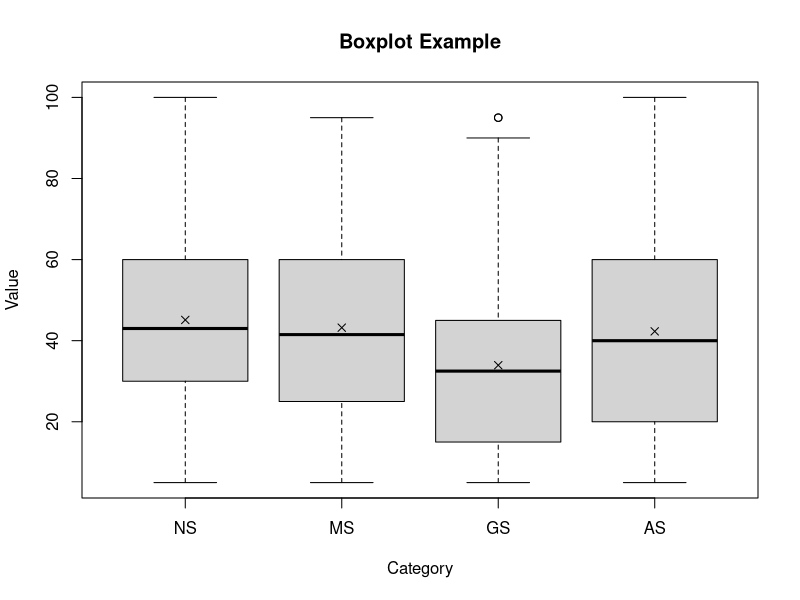
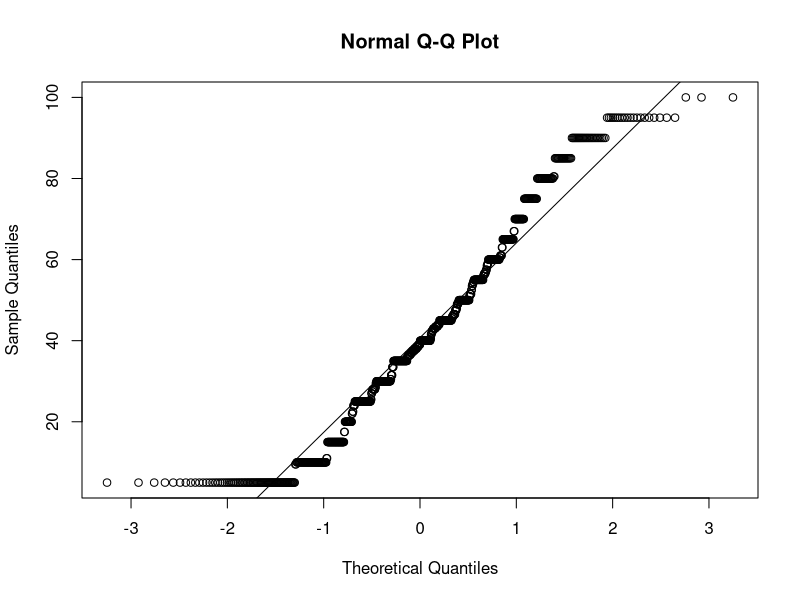

R code for these plots, in order: (Note: this script raises an error after producing the figures.)
## ---- chunk 1
# library
library(ggplot2)
library(dplyr)
library(broom)
library(tidyr)
library(stats)

coloring = c("#ffbd67", "#f6dbb8","#94d8e0","#537b7f")
fontsize = 14
dodge = .75
## ---- chunk 2
data=read.csv('csv/nasa_tlx.csv', sep=",")
condition_order <- c("NS", "MS", "GS", "AS")
param_order <- c("Mental", "Physical", "Temporal", "Performance", "Effort", "Frustration", "Overall")
df <- data %>%
  gather(key = "conditions", value = "scores", NS:AS) %>%
  mutate(conditions = factor(conditions, levels = condition_order)) %>%
  mutate(params = factor(params, levels = param_order))

# Assuming df is your data frame
summary_df <- df %>%
  filter(params == "Overall") %>%
  group_by(conditions) %>%
  summarise(min = min(scores),
            lq = quantile(scores, 0.25),
            hq = quantile(scores, 0.75),
            max = max(scores),
            mean = mean(scores),
            median = median(scores),
            sd = sd(scores))

# Print the summary
print(summary_df)

boxplot(scores ~ conditions, data = df, 
        main = "Boxplot Example",
        xlab = "Category",
        ylab = "Value")
# Calculate mean for each category
means <- aggregate(scores ~ conditions, data = df, mean)

# Add mean points
points(x = as.numeric(means$conditions), y = means$scores, pch = 4)
## ---- chunk 3
data=read.csv('csv/nasa_tlx.csv', sep=",")
condition_order <- c("NS", "MS", "GS", "AS")
df <- data %>%
  gather(key = "conditions", value = "scores", NS:AS) %>%
  mutate(conditions = factor(conditions, levels = condition_order))
result<-shapiro.test(df$scores)

print(paste("Test Statistic (W):", result$statistic, "p=", result$p.value))
print(if (result$p.value > 0.05) "The data follows a normal distribution." else "The data does not follow a normal distribution.")

qqnorm(df$scores)
qqline(df$scores)
## ---- chunk 4

stat.test <- df %>% 
  group_by(params) %>% 
  wilcox_test(scores~conditions, p.adjust.method = 'BH') %>%
  add_significance("p") %>%
  add_xy_position(x = "params")

bp <- ggbarplot(df, x = "params", y = "scores",
                fill = "conditions", palette = coloring,
                add = "mean_ci", add.params = list(group = "conditions"),
                position = position_dodge(1.15*dodge)) +
      theme_bw() +
      ylim(0, 100)

bp + stat_pvalue_manual(
  stat.test, x = "params",
  hide.ns = TRUE,
  label = "p = {p.adj}",
) +
  theme(axis.line = element_blank(),
        axis.title.x=element_blank(),
        axis.title.y=element_blank(),
        axis.text.x = element_text(color="black", size=fontsize),
        axis.text.y = element_text(color="black", size=fontsize),
        text = element_text(size=fontsize),
        strip.background = element_blank(),
        plot.background = element_blank(),
        plot.margin = unit(c(0.005, .025, 0, 0), "null"),
        panel.border = element_blank(),
        panel.spacing = unit(c(0, 0, 0, 0), "null"),
        legend.position="bottom",
        legend.direction = "horizontal",
        legend.justification = c("center", "top"),
        legend.title=element_blank(),
        legend.text=element_text(size=fontsize),
        legend.box.just = "right",
        legend.box.background = element_blank())

# saving the final figure
ggsave("out/rtlx.pdf", width = 12, height = 6, dpi = 1000)
## ---- chunk 5
# df <- df %>%
#   filter(params != "Overall")

stat.test <- df %>% 
  group_by(params) %>% 
  wilcox_test(scores~conditions, p.adjust.method = 'BH') %>%
  add_significance("p") %>%
  add_xy_position(x = "params")

bxp <- ggplot(df, aes(x = params, y = scores)) +
  # geom_hline(yintercept = 44.25926, color = '#ff0000', linetype = 'solid', size = .5) +
  # geom_hline(yintercept = 43.01852, color = '#00ff00', linetype = 'solid', size = .5) +
  # geom_hline(yintercept = 33.94444, color = '#78AEB5', linetype = 'solid', size = .5) +
  # geom_hline(yintercept = 41.61111, color = '#2D4244', linetype = 'solid', size = .5) +
  stat_boxplot(aes(fill = conditions), geom = "errorbar", width = 0.2, position = position_dodge(dodge)) +
  geom_boxplot(aes(fill = conditions), width = dodge, coef = 0, outlier.alpha = 0, show.legend = F) +
  stat_summary(aes(fill = conditions), fun.y = mean,
               geom= "point", shape = 4, size = 2, colour= "black",
               position = position_dodge(width = dodge)) +
  stat_summary(aes(fill = conditions), fun.y = median,
               geom = "crossbar", fatten = .1, width = .9*dodge, color = "black",
               position = position_dodge(width = dodge)) +
  labs(x = NULL, y = NULL) + 
  theme_bw()

bxp + stat_pvalue_manual(stat.test, label = 'p.signif', hide.ns = TRUE, tip.length = 0.02) + 
  scale_fill_manual(name= "conditions", values = coloring) +
  scale_color_manual(name = "conditions", values = coloring) +
  # scale_y_continuous(minor_breaks = seq(0, 8, 1), breaks = seq(1, 8.1, by=1), limits=c(1, 8.1)) + 
  theme(
    axis.line = element_blank(),
    axis.title.x=element_blank(),
    axis.title.y=element_blank(),
    axis.text.x = element_text(color="black", size=fontsize),
    axis.text.y = element_text(color="black", size=fontsize),
    text = element_text(size=fontsize),
    strip.background = element_blank(),
    plot.background = element_blank(),
    plot.margin = unit(c(0.005, .025, 0, 0), "null"),
    panel.border = element_blank(),
    panel.spacing = unit(c(0, 0, 0, 0), "null"),
    legend.key = element_blank(),
    legend.key.size = unit(1, "cm"),
    legend.key.height = unit(1.5, 'cm'), 
    legend.key.width = unit(1, 'cm'),
    legend.position="bottom",
    legend.direction = "horizontal",
    legend.justification = c("center", "top"),
    legend.title=element_blank(),
    legend.text=element_text(size=fontsize),
    legend.box.just = "right",
    legend.box.background = element_blank()
  ) + 
  guides(fill = guide_legend(override.aes = list(color = "transparent")))

# saving the final figure
ggsave("out/rtlx.pdf", width = 10, height = 4, dpi = 1000)
  
## ---- chunk 6

data=read.csv('csv/TaskCompletionTime.csv', sep=",")
df <- data %>%
  pivot_longer(
    cols = starts_with("task"),
    names_to = "task",
    values_to = "time"
  ) %>%
  arrange(conditions, task)

# Assuming df is your data frame
summary_df <- df %>%
  group_by(conditions) %>%
  summarise(min = min(time),
            max = max(time),
            mean = mean(time),
            median = median(time),
            sd = sd(time))

# Print the summary
print(summary_df)


condition_order <- c("NS", "MS", "GS", "AS")
df$conditions <- factor(df$conditions, levels = condition_order)
boxplot(time ~ conditions, data = df, 
        main = "Boxplot Example",
        xlab = "Category",
        ylab = "Value")
# Calculate mean for each category
means <- aggregate(time ~ conditions, data = df, mean)

# Add mean points
points(x = as.numeric(means$conditions), y = means$time, pch = 4)
## ---- chunk 7
model <- aov_4(time ~ conditions + (conditions|group), type= 3, data = df)
summary(model)

print('# Perform repeated measures ANOVA with nice()')
modelnice <- nice(model, intercept = TRUE, correction = "GG")

print(modelnice) # ges: generalized eta-squared, measure of effect size indicating the proportion of variance explained by the independent variable.

emmip(model, ~conditions, CIs = TRUE)
## ---- chunk 8
posthoc <- emmeans(model, specs = pairwise ~ conditions, model = "multivariate", adjust = "tukey")
posthoc$emmeans
posthoc$contrasts
## ---- chunk 9
new_data <- fitted(model, append = TRUE)
residual_data <- residuals(model, append = TRUE)
new_data$.residuals <- residual_data$.residuals
head(new_data, 20)

describe(new_data$.residuals, type=1)

shapiro.test(new_data$.residuals)

resid_auxpanel(residuals=new_data$.residuals, predicted=new_data$.fitted, smoother = TRUE, qqbands=TRUE, 
               plots=c('resid', 'qq', 'index', 'hist'))
## ---- chunk 10

# stat.test <- df %>% 
#   t_test(sus_score~conditions, p.adjust.method = 'bonferroni') %>%
#   add_significance("p") %>%
#   add_xy_position(x = "conditions")

tukey <- df %>% 
  tukey_hsd(time ~ conditions) %>% 
  add_significance() %>% 
  add_xy_position()

bxp <- ggplot(df, aes(x = conditions, y = time)) + 
  stat_boxplot(aes(fill = conditions), geom = "errorbar", width = 0.25, position = position_dodge(dodge), show.legend = F) +
  geom_boxplot(aes(fill = conditions), width = dodge/2, coef = 0, outlier.alpha = 0, show.legend = F) +
  stat_summary(aes(fill = conditions), fun.y = mean, 
               geom= "point", shape = 4, size = 5, colour= "black", 
               position = position_dodge(width = dodge), show.legend = F) +
  stat_summary(aes(fill = conditions), fun = median,
               geom = "crossbar", fatten = 0, width = .4*dodge, color = "black",
               position = position_dodge(width = dodge), show.legend = T) +
  labs(x = NULL, y = NULL) + 
  theme_bw()

bxp + 
  # stat_pvalue_manual(stat.test, label = 'p.signif', hide.ns = TRUE, tip.length = 0.02) + 
  stat_pvalue_manual(tukey, hide.ns = T) +
  scale_fill_manual(name= "conditions", values = coloring) +
  scale_color_manual(name = "conditions", values = coloring) +
  theme(
    axis.line = element_blank(),
    axis.title.x=element_blank(),
    axis.title.y=element_blank(),
    axis.text.x = element_text(color="black", size=fontsize),
    axis.text.y = element_text(color="black", size=fontsize),
    text = element_text(size=fontsize),
    strip.background = element_blank(),
    plot.background = element_blank(),
    plot.margin = unit(c(0.015, .025, 0, 0), "null"),
    panel.border = element_blank(),
    panel.spacing = unit(c(0, 0, 0, 0), "null"),
    legend.position="bottom",
    legend.direction = "horizontal",
    legend.justification = c("center", "top"),
    legend.key = element_blank(),
    legend.key.size = unit(1, "cm"),
    legend.key.height = unit(1.5, 'cm'), 
    legend.key.width = unit(1, 'cm'), 
    legend.title=element_blank(),
    legend.text=element_text(size=fontsize),
    legend.box.just = "right",
    legend.box.background = element_blank()
  ) + 
  guides(fill = guide_legend(override.aes = list(color = "transparent")))
# saving the final figure
ggsave("out/TaskCompletionTime.pdf", width = 4, height = 4, dpi = 1000)
## ---- chunk 11
# One-Way ANOVA
model <- aov(time ~ task, data = completion_times)
anova_table <- anova(model)
F_val <- anova_table$F[1]
df1 <- anova_table$Df[1]
df2 <- anova_table$Df[2]

# print the results
summary(model)
cat("F(", df1, ", ", df2, ") = ", F_val, "\n")
## ---- chunk 12
bartlett_test <- bartlett.test(time ~ task, data = completion_times)

# Create a data frame to store the test results
test_results <- data.frame(
  statistic = bartlett_test$statistic,
  p.value = bartlett_test$p.value,
  parameter = bartlett_test$parameter
)
test_results
## ---- chunk 13
# Create a string
my_string <- paste(
  "Bartlett's K-squared = ", bartlett_test$statistic, 
  ", df=", bartlett_test$parameter, 
  ", p-value =", bartlett_test$p.value, 
  ", Sigf = ", bartlett_test$p.value < 0.05,
  ", F-stats: ", capture.output(cat("F(", df1, ", ", df2, ") = ", F_val, "\n")))
bartlett_stats <- data.frame(my_string)
bartlett_stats

## ---- chunk 14
data <- data.frame(
  category = c("G1", "G2", "G3", "G4", "G5", "G6", "G7", "G8", "G9"),
  value1 = c(20, 30, 15),
  value2 = c(10, 25, 20),
  value3 = c(15, 12, 18),
  value4 = c(20, 30, 15),
  value5 = c(10, 25, 20),
  value6 = c(15, 12, 18),
  value7 = c(20, 30, 15)
)

# Convert data from wide to long format
data_long <- tidyr::pivot_longer(data, cols = starts_with("value"), names_to = "variable", values_to = "value")

p <- ggplot(data_long, aes(x = category, y = value, fill = variable)) +
  geom_bar(stat = "identity", position = "stack") +
  labs(x = "Category", y = "Value") +
  theme_minimal() +
  scale_fill_brewer(palette = "Dark2") +
  coord_flip()

# Create a second data frame with additional values
additional_data <- data.frame(
  category = c("G1", "G2", "G3", "G4", "G5", "G6", "G7", "G8", "G9"),
  additional_value = c(5, 10, 3)
)

# Convert the additional data to long format
additional_data_long <- tidyr::pivot_longer(additional_data, 
                                            cols = starts_with("additional_value"), 
                                            names_to = "variable", 
                                            values_to = "value")

# Add the second bar plot on top of the first one
p <- p +
  geom_bar(data = additional_data_long, aes(x = category, y = value, fill = variable),
           stat = "identity", position = "stack", width = 0.5)  

# Display the plot
p

ggsave("out/ActivityVis.pdf", width = 8, height = 3, dpi = 1000)

## ---- chunk 15
write.csv(df, file = "csv/task_df.csv", row.names = FALSE)

